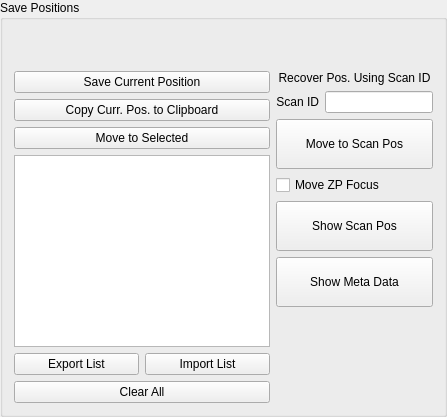
                <widget class="QGroupBox" name="groupBox_37">
                 <property name="sizePolicy">
                  <sizepolicy hsizetype="Fixed" vsizetype="Preferred">
                   <horstretch>0</horstretch>
                   <verstretch>0</verstretch>
                  </sizepolicy>
                 </property>
                 <property name="title">
                  <string>Save Positions</string>
                 </property>
                 <layout class="QGridLayout" name="gridLayout_120">
                  <item row="1" column="1">
                   <layout class="QVBoxLayout" name="verticalLayout_8">
                    <item>
                     <widget class="QLabel" name="label_163">
                      <property name="text">
                       <string>Recover Pos. Using Scan ID</string>
                      </property>
                      <property name="alignment">
                       <set>Qt::AlignCenter</set>
                      </property>
                     </widget>
                    </item>
                    <item>
                     <layout class="QHBoxLayout" name="horizontalLayout_6">
                      <item>
                       <widget class="QLabel" name="label_164">
                        <property name="sizePolicy">
                         <sizepolicy hsizetype="Preferred" vsizetype="Fixed">
                          <horstretch>0</horstretch>
                          <verstretch>0</verstretch>
                         </sizepolicy>
                        </property>
                        <property name="text">
                         <string>Scan ID</string>
                        </property>
                        <property name="alignment">
                         <set>Qt::AlignRight|Qt::AlignTrailing|Qt::AlignVCenter</set>
                        </property>
                       </widget>
                      </item>
                      <item>
                       <widget class="QLineEdit" name="le_sid_position">
                        <property name="sizePolicy">
                         <sizepolicy hsizetype="Preferred" vsizetype="Fixed">
                          <horstretch>0</horstretch>
                          <verstretch>0</verstretch>
                         </sizepolicy>
                        </property>
                       </widget>
                      </item>
                     </layout>
                    </item>
                    <item>
                     <widget class="QPushButton" name="pb_recover_scan_pos">
                      <property name="sizePolicy">
                       <sizepolicy hsizetype="Preferred" vsizetype="Fixed">
                        <horstretch>0</horstretch>
                        <verstretch>0</verstretch>
                       </sizepolicy>
                      </property>
                      <property name="text">
                       <string>
Move to Scan Pos
</string>
                      </property>
                     </widget>
                    </item>
                    <item>
                     <widget class="QCheckBox" name="cb_sid_moveZPZ">
                      <property name="text">
                       <string>Move ZP Focus</string>
                      </property>
                     </widget>
                    </item>
                    <item>
                     <widget class="QPushButton" name="pb_show_scan_pos">
                      <property name="sizePolicy">
                       <sizepolicy hsizetype="Preferred" vsizetype="Fixed">
                        <horstretch>0</horstretch>
                        <verstretch>0</verstretch>
                       </sizepolicy>
                      </property>
                      <property name="text">
                       <string>
Show Scan Pos
</string>
                      </property>
                     </widget>
                    </item>
                    <item>
                     <widget class="QPushButton" name="pb_print_scan_meta">
                      <property name="sizePolicy">
                       <sizepolicy hsizetype="Preferred" vsizetype="Fixed">
                        <horstretch>0</horstretch>
                        <verstretch>0</verstretch>
                       </sizepolicy>
                      </property>
                      <property name="text">
                       <string>
Show Meta Data
</string>
                      </property>
                     </widget>
                    </item>
                    <item>
                     <spacer name="verticalSpacer_12">
                      <property name="orientation">
                       <enum>Qt::Vertical</enum>
                      </property>
                      <property name="sizeHint" stdset="0">
                       <size>
                        <width>20</width>
                        <height>40</height>
                       </size>
                      </property>
                     </spacer>
                    </item>
                   </layout>
                  </item>
                  <item row="1" column="0">
                   <layout class="QGridLayout" name="gridLayout_121">
                    <item row="0" column="0">
                     <layout class="QGridLayout" name="gridLayout_122">
                      <item row="2" column="0">
                       <widget class="QPushButton" name="pb_move_pos">
                        <property name="sizePolicy">
                         <sizepolicy hsizetype="Preferred" vsizetype="Fixed">
                          <horstretch>0</horstretch>
                          <verstretch>0</verstretch>
                         </sizepolicy>
                        </property>
                        <property name="styleSheet">
                         <string notr="true"/>
                        </property>
                        <property name="text">
                         <string>Move to Selected</string>
                        </property>
                       </widget>
                      </item>
                      <item row="0" column="0">
                       <layout class="QHBoxLayout" name="horizontalLayout_38">
                        <item>
                         <widget class="QPushButton" name="pb_save_pos">
                          <property name="sizePolicy">
                           <sizepolicy hsizetype="Preferred" vsizetype="Fixed">
                            <horstretch>0</horstretch>
                            <verstretch>0</verstretch>
                           </sizepolicy>
                          </property>
                          <property name="styleSheet">
                           <string notr="true"/>
                          </property>
                          <property name="text">
                           <string>Save Current Position</string>
                          </property>
                         </widget>
                        </item>
                       </layout>
                      </item>
                      <item row="1" column="0">
                       <widget class="QPushButton" name="pb_copy_curr_pos">
                        <property name="toolTip">
                         <string>motor values to clipboard</string>
                        </property>
                        <property name="text">
                         <string>Copy Curr. Pos. to Clipboard</string>
                        </property>
                       </widget>
                      </item>
                     </layout>
                    </item>
                    <item row="1" column="0">
                     <widget class="QListWidget" name="sampleROI_List">
                      <property name="sizePolicy">
                       <sizepolicy hsizetype="Preferred" vsizetype="Expanding">
                        <horstretch>0</horstretch>
                        <verstretch>0</verstretch>
                       </sizepolicy>
                      </property>
                     </widget>
                    </item>
                    <item row="2" column="0">
                     <layout class="QGridLayout" name="gridLayout_123">
                      <item row="0" column="0">
                       <layout class="QHBoxLayout" name="horizontalLayout_80">
                        <item>
                         <widget class="QPushButton" name="pb_roiList_export">
                          <property name="text">
                           <string>  Export List  </string>
                          </property>
                         </widget>
                        </item>
                        <item>
                         <widget class="QPushButton" name="pb_roiList_import">
                          <property name="text">
                           <string>   Import List   </string>
                          </property>
                         </widget>
                        </item>
                       </layout>
                      </item>
                      <item row="1" column="0">
                       <widget class="QPushButton" name="pb_roiList_clear">
                        <property name="text">
                         <string>Clear All</string>
                        </property>
                       </widget>
                      </item>
                     </layout>
                    </item>
                   </layout>
                  </item>
                  <item row="0" column="0">
                   <spacer name="verticalSpacer_28">
                    <property name="orientation">
                     <enum>Qt::Vertical</enum>
                    </property>
                    <property name="sizeType">
                     <enum>QSizePolicy::Fixed</enum>
                    </property>
                    <property name="sizeHint" stdset="0">
                     <size>
                      <width>20</width>
                      <height>40</height>
                     </size>
                    </property>
                   </spacer>
                  </item>
                 </layout>
                </widget>
